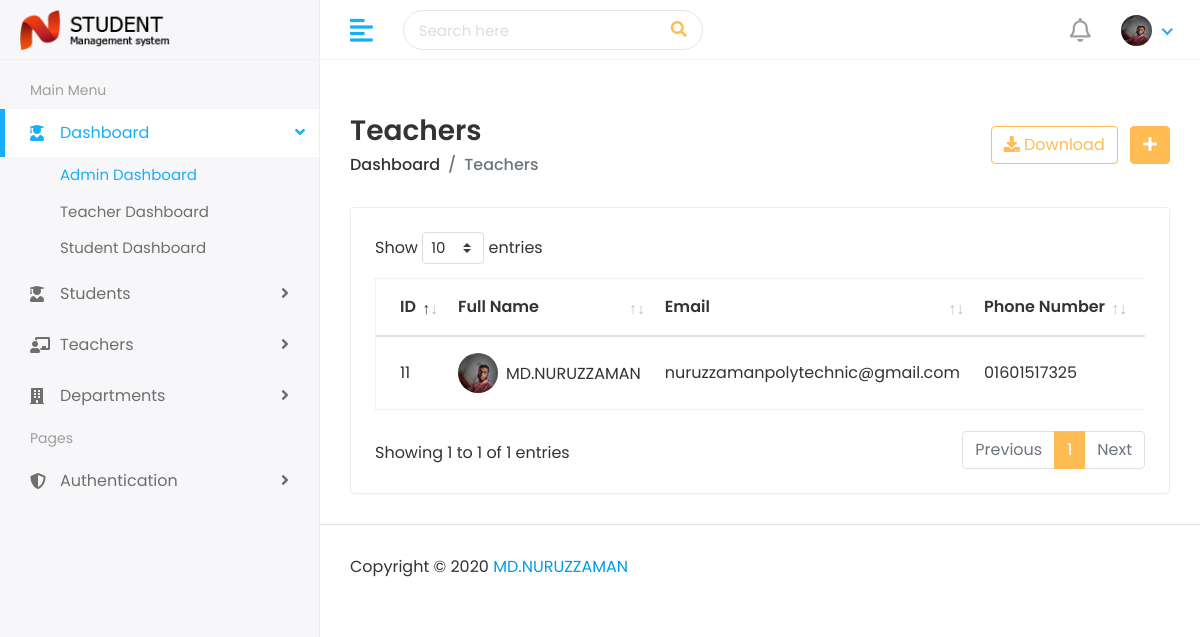
/admin/teachers.php (signed in), run on the app's committed database.
### tables this page shows
CREATE TABLE `user_info` (
  `id` int(200) NOT NULL,
  `name` varchar(200) NOT NULL,
  `img` varchar(200) NOT NULL,
  `email` varchar(200) NOT NULL,
  `phone` varchar(200) NOT NULL,
  `dob` varchar(200) NOT NULL,
  `gender` varchar(200) NOT NULL,
  `pass` varchar(200) NOT NULL,
  `username` varchar(200) NOT NULL,
  `created` varchar(200) NOT NULL
);

### admin/teachers.php (the view, shortened to what this page needs)
<?php
	include("connect.php");
	$query=mysqli_query($connect,"SELECT * FROM user_info");
	require("header-top.php");
?>
<?php
	require("header-bottom.php");
?>
<div class="page-header">
<div class="row align-items-center">
<div class="col">
<h3 class="page-title">Teachers</h3>
<ul class="breadcrumb">
<li class="breadcrumb-item"><a href="index.html">Dashboard</a></li>
<li class="breadcrumb-item active">Teachers</li>
</ul>
</div>
<div class="col-auto text-right float-right ml-auto">
<a href="#" onclick="window.print();" class="btn btn-outline-primary mr-2"><i class="fas fa-download"></i> Download</a>
<a href="add-teacher.php" class="btn btn-primary"><i class="fas fa-plus"></i></a>
</div>
</div>
</div>
<div class="row">
<div class="col-sm-12">
<div class="card card-table">
<div class="card-body">
<div class="table-responsive">
<table class="table table-hover table-center mb-0 datatable">
<thead>
<tr>
<th>ID</th>
<th>Full Name</th>
<th>Email</th>
<th>Phone Number</th>
<th>Date of Birth</th>
</tr>
</thead>
<tbody>
<?php while($info=mysqli_fetch_array($query)):
?>
		<tr>
		<td><?php echo $info['id']; ?></td>
		<td>
		<h2 class="table-avatar">
		<a href="teacher-details.php?id=<?php echo $info['id']; ?>" class="avatar avatar-sm mr-2"><img class="avatar-img rounded-circle" src="assets/img/profiles/<?php echo $info['img']; ?>" alt="User Image"></a>
		<a href="teacher-details.php?id=<?php echo $info['id']; ?>"><?php echo $info['name']; ?></a>
		</h2>
		</td>
		<td><?php echo $info['email']; ?></td>
		<td><?php echo $info['phone']; ?></td>
		<td><?php echo $info['dob']; ?></td>
		</tr>
		<?php
			endwhile;
		?>
</tbody>
</table>
</div>
</div>
</div>
</div>
<?php
	require("footer.php");
?>

### admin/header-bottom.php (shortened to what this page needs)
<?php
   include("connect.php");
$login_id = $_SESSION['id'];
$login_query = mysqli_query($connect,"SELECT * FROM user_info WHERE id='$login_id'");
?>
</head>
<body>
   <div class="main-wrapper">
      <div class="header">
         <div class="header-left">
            <a href="index.php" class="logo">
            <img src="assets/img/logo.png" alt="Logo">
            </a>
         </div>
         <a href="javascript:void(0);" id="toggle_btn">
         <i class="fas fa-align-left"></i>
         </a>
         <div class="top-nav-search">
            <form>
               <input type="text" class="form-control" placeholder="Search here">
               <button class="btn" type="submit"><i class="fas fa-search"></i></button>
            </form>
         </div>
         <ul class="nav user-menu">
            <li class="nav-item dropdown noti-dropdown">
               <a href="#" class="dropdown-toggle nav-link" data-toggle="dropdown">
               <i class="far fa-bell"></i>
               </a>
            </li>
   <?php
		$login_info = mysqli_fetch_array($login_query);
   ?>
            <li class="nav-item dropdown has-arrow">
               <a href="#" class="dropdown-toggle nav-link" data-toggle="dropdown">
               <span class="user-img"><img class="rounded-circle" src="assets/img/profiles/<?php echo $login_info['img'];?>" width="31" height="31" alt="" ></span>
               </a>
            </li>
         </ul>
      </div>
<div class="sidebar" id="sidebar">
         <div class="sidebar-inner slimscroll">
            <div id="sidebar-menu" class="sidebar-menu">
               <ul>
                  <li class="menu-title">
                     <span>Main Menu</span>
                  </li>
                  <li class="submenu active">
                     <a href="#"><i class="fas fa-user-graduate"></i> <span> Dashboard</span> <span class="menu-arrow"></span></a>
                     <ul>
                        <li><a href="index.php" class="active">Admin Dashboard</a></li>
                        <li><a href="teacher-dashboard.php">Teacher Dashboard</a></li>
                        <li><a href="student-dashboard.php">Student Dashboard</a></li>
                     </ul>
                  </li>
                  <li class="submenu">
                     <a href="#"><i class="fas fa-user-graduate"></i> <span> Students</span> <span class="menu-arrow"></span></a>
                  </li>
                  <li class="submenu">
                     <a href="#"><i class="fas fa-chalkboard-teacher"></i> <span> Teachers</span> <span class="menu-arrow"></span></a>
                  </li>
                  <li class="submenu">
                     <a href="#"><i class="fas fa-building"></i> <span> Departments</span> <span class="menu-arrow"></span></a>
                  </li>
                  <li class="menu-title">
                     <span>Pages</span>
                  </li>
                  <li class="submenu">
                     <a href="#"><i class="fas fa-shield-alt"></i> <span> Authentication </span> <span class="menu-arrow"></span></a>
                  </li>
               </ul>
            </div>
         </div>
      </div>
      <div class="page-wrapper">
         <div class="content container-fluid">

### data on the page
user_info: img (picture), id "11", name "MD.NURUZZAMAN", email "nuruzzamanpolytechnic@gmail.com", phone "01601517325"
